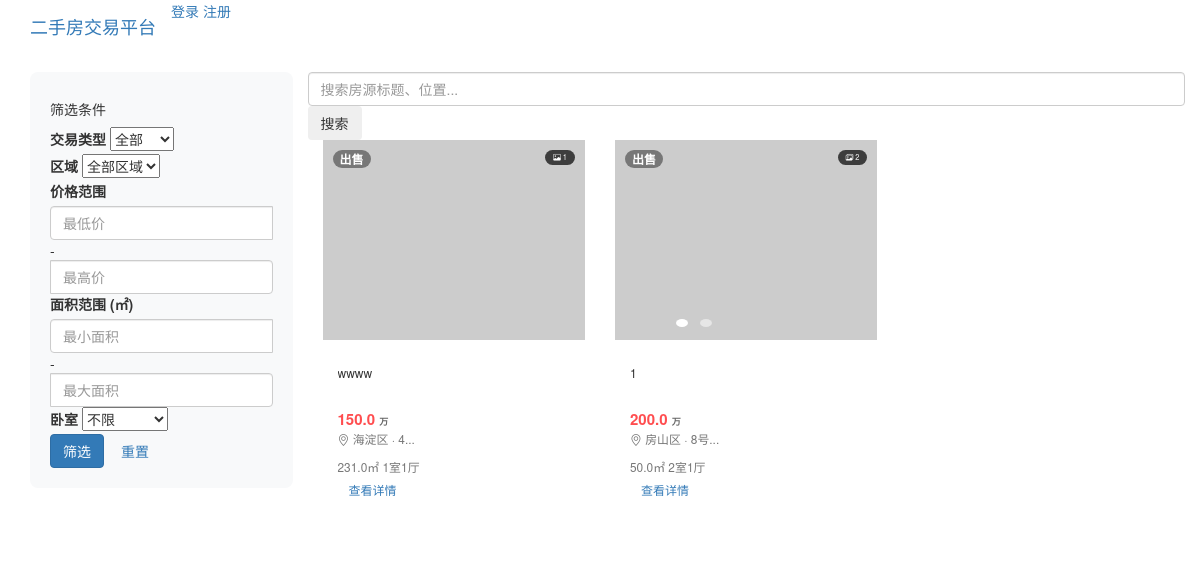
/hourse_list/1, run on the app's committed database.
### hourse_info.py (models this page shows)
class Hourse(db.Model):
    __tablename__ = 'hourse_info'
    id = db.Column(db.Integer, primary_key=True,autoincrement = True)
    title = db.Column(db.String(100))  # 标题
    rooms = db.Column(db.String(100))  # 户型
    area = db.Column(db.String(100))  # 面积
    price = db.Column(db.Float)#
    address = db.Column(db.String(100))  # 地址
    region = db.Column(db.String(100))  # 所在区
    publish_time = db.Column(db.DateTime)
    page_views = db.Column(db.Integer)#浏览量
    desc = db.Column(db.TEXT)#描述
    landlord = db.Column(db.String(100))#房东姓名
    phone_num = db.Column(db.String(100))#电话号码
    district = db.Column(db.String(100)) #区域/行政区
    house_type = db.Column(db.String(50)) #房屋类型:出租
    user_id = db.Column(db.Integer,db.ForeignKey('user_info.id'))
    bedrooms = db.Column(db.Integer)#卧室数量
    living_rooms = db.Column(db.Integer)#客厅数量
    bathrooms = db.Column(db.Integer)#卫生间数量
    floor = db.Column(db.String(20))
    property_type = db.Column(db.String(20))
    decoration = db.Column(db.String(20))
    main_image = db.Column(db.String(20))

### hourse_manager.py (the view)
@hourse_blue.route('/hourse_list/<int:page>')
def hourse_list(page):
    per_page=3
    districts = ['东城区', '西城区', '朝阳区', '海淀区', '丰台区', '石景山区', '通州区', '昌平区',
                 '大兴区', '顺义区', '房山区', '门头沟区', '怀柔区', '平谷区', '密云区', '延庆区']
    district_filter = request.args.get('district')
    min_price = request.args.get('min_price')
    max_price = request.args.get('max_price')
    query = Hourse.query
    if district_filter:
        query = query.filter(Hourse.district == district_filter)
    if min_price:
        query = query.filter(Hourse.price >= float(min_price))
    if max_price:
        query = query.filter(Hourse.price <= float(max_price))
    pagination = query.order_by(Hourse.publish_time.desc()).paginate(page=int(page),per_page=per_page,error_out=False)
    hourses = pagination.items
    filter_values = {'district':district_filter,'min_price':min_price,'max_price':max_price}
    for hourse in hourses:
        if hourse:
            hourse_imgurls=[]
            for imgurl in hourse.main_image.split(','):
                hourse_imgurls.append(url_for('hourse.upload_files',filename=imgurl))
            if len(hourse_imgurls) <=0:
                hourse_imgurls.append(url_for('hourse.upload_files',filename='default.jpg'))
            hourse.image_urls = hourse_imgurls
    return render_template('hourse_list.html',hourses=hourses,pagination=pagination,districts=districts,filter_values=filter_values)

### templates/hourse_list.html (shortened to what this page needs)
<!DOCTYPE html>
<html lang="zh-CN">
<head>
    <link href="../static/bootstrap.min.css" rel="stylesheet">
    <link rel="stylesheet" href="https://cdn.jsdelivr.net/npm/bootstrap-icons@1.7.2/font/bootstrap-icons.css">
</head>
<body>
    <nav class="navbar navbar-expand-lg navbar-dark bg-dark">
        <div class="container">
            <a class="navbar-brand" href="{{ url_for('hourse.hourse_list',page=1) }}">二手房交易平台</a>
            <div class="navbar-nav ms-auto">
                {% if session.user_id %}
                    <span class="navbar-text me-3">欢迎，{{ session.username }}</span>
                    <a class="nav-link" href="{{ url_for('users.logout') }}">退出</a>
                {% else %}
                    <a class="nav-link" href="{{ url_for('users.login') }}">登录</a>
                    <a class="nav-link" href="{{ url_for('users.register') }}">注册</a>
                {% endif %}
            </div>
        </div>
    </nav>
    <div class="container mt-4">
        <div class="row">
            <div class="col-md-3">
                <div class="filter-sidebar">
                    <h5>筛选条件</h5>
                    <form method="get" action="{{ url_for('hourse.hourse_list',page=1) }}">
                        <div class="mb-3">
                            <label class="form-label">交易类型</label>
                            <select name="type" class="form-select">
                                <option value="全部" >全部</option>
                            </select>
                        </div>
                        <div class="mb-3">
                            <label class="form-label">区域</label>
                            <select name="district" class="form-select">
                                <option value="">全部区域</option>
                            </select>
                        </div>
                        <div class="mb-3">
                            <label class="form-label">价格范围</label>
                            <div class="input-group mb-2">
                                <input type="number" name="min_price" class="form-control"
                                       placeholder="最低价" value="{{filter_values.min_price or ''}}">
                                <span class="input-group-text">-</span>
                                <input type="number" name="max_price" class="form-control"
                                       placeholder="最高价" value="{{filter_values.max_price or ''}}">
                            </div>
                        </div>
                        <div class="mb-3">
                            <label class="form-label">面积范围 (㎡)</label>
                            <div class="input-group mb-2">
                                <input type="number" name="min_area" class="form-control"
                                       placeholder="最小面积">
                                <span class="input-group-text">-</span>
                                <input type="number" name="max_area" class="form-control"
                                       placeholder="最大面积" >
                            </div>
                        </div>
                        <div class="mb-3">
                            <label class="form-label">卧室</label>
                            <select name="bedrooms" class="form-select">
                                <option value="">不限</option>
                            </select>
                        </div>
                        <button type="submit" class="btn btn-primary w-100">筛选</button>
                        <a href="{{ url_for('hourse.hourse_list',page=1) }}" class="btn btn-outline-secondary w-100 mt-2">重置</a>
                    </form>
                </div>
            </div>
            <div class="col-md-9">
                <div class="row mb-4">
                    <div class="col-12">
                        <form action="{{ url_for('hourse.search') }}" method="get" class="d-flex">
                            <input type="text" name="q" class="form-control me-2"
                                   placeholder="搜索房源标题、位置..." value="{{ request.args.get('q', '') }}">
                            <button type="submit" class="btn btn-outline-primary">搜索</button>
                        </form>
                    </div>
                </div>
                <div class="row">
                    {% if hourses %}
                        {% for house in hourses %}
                        <div class="col-lg-4 col-md-6">
                            <div class="card house-card">
                                <div class="house-image-container">
                                    {% if house.image_urls|length > 1 %}
                                        <div id="carousel-{{ house.id }}" class="carousel slide">
                                            <div class="carousel-indicators">
                                                {% for i in range(house.image_urls|length) %}
                                                <button type="button"
                                                        data-bs-target="#carousel-{{ house.id }}"
                                                        data-bs-slide-to="{{ i }}"
                                                        {% if i == 0 %}class="active" aria-current="true"{% endif %}
                                                        aria-label="Slide {{ i+1 }}">
                                                </button>
                                                {% endfor %}
                                            </div>
                                            <div class="carousel-inner">
                                                {% for image_url in house.image_urls %}
                                                <div class="carousel-item {% if loop.first %}active{% endif %}">
                                                    <img src="{{ image_url }}"
                                                         class="d-block w-100"
                                                         alt="{{ house.title }} - 图片{{ loop.index }}"
                                                         onerror="this.onerror=null; this.src='https://via.placeholder.com/300x200?text=图片加载失败'">
                                                </div>
                                                {% endfor %}
                                            </div>
                                        </div>
                                        <span class="image-count-badge">
                                            <i class="bi bi-images"></i> {{ house.image_urls|length }}
                                        </span>
                                    {% else %}
                                        <div class="single-image-container">
                                            <img src="{{ house.image_urls[0] if house.image_urls else 'https://via.placeholder.com/300x200?text=暂无图片' }}"
                                                 alt="{{ house.title }}"
                                                 onerror="this.onerror=null; this.src='https://via.placeholder.com/300x200?text=图片加载失败'">
                                        </div>
                                        <span class="image-count-badge">
                                            <i class="bi bi-image"></i> 1
                                        </span>
                                    {% endif %}
                                    <span class="house-type-badge badge {% if house.house_type == '出售' %}bg-danger{% else %}bg-primary{% endif %}">
                                        {{ house.house_type }}
                                    </span>
                                </div>
                                <div class="card-body">
                                    <div class="d-flex justify-content-between align-items-start mb-2">
                                        <h6 class="card-title">{{ house.title }}</h6>
                                        <span class="price">
                                            {{ "%.1f"|format(house.price) }}
                                            <span class="price-unit">
                                                {% if house.house_type == '出售' %}万{% else %}元/月{% endif %}
                                            </span>
                                        </span>
                                    </div>
                                    <p class="card-text text-muted small mb-3">
                                        <i class="bi bi-geo-alt"></i> {{ house.district }} · {{ house.address[:20] }}...
                                    </p>
                                    <div class="d-flex justify-content-between text-muted small mb-3">
                                        <span>{{ house.area }}㎡</span>
                                        <span>{{ house.bedrooms }}室{{ house.living_rooms }}厅</span>
                                    </div>
                                    <a href="{{ url_for('hourse.hourse_detail', house_id=house.id) }}"
                                       class="btn btn-outline-primary btn-sm w-100">查看详情</a>
                                </div>
                            </div>
                        </div>
                        {% endfor %}
                    {% else %}
                        <div class="col-12 text-center py-5">
                            <i class="bi bi-house-x display-1 text-muted"></i>
                            <h4 class="text-muted mt-3">暂无房源</h4>
                            <p class="text-muted">请尝试调整筛选条件</p>
                        </div>
                    {% endif %}
                </div>
            </div>
        </div>
    </div>
</body>
</html>

### templates/hourse_list.html (style rules this page uses)
.house-card { transition: transform 0.2s; margin-bottom: 20px; }
.price { color: #ff4d4f; font-size: 1.5rem; font-weight: bold; }
.price-unit { font-size: 0.9rem; color: #666; }
.filter-sidebar { background-color: #f8f9fa; border-radius: 8px; padding: 20px; }
.house-image-container { position: relative; width: 100%; height: 200px; overflow: hidden; }
.carousel { height: 100%; width: 100%; }
.carousel-inner { height: 100%; width: 100%; }
.carousel-item { height: 100%; width: 100%; }
.carousel-item img { width: 100%; height: 100%; object-fit: cover; }
.carousel-indicators { position: absolute; bottom: 10px; margin: 0; left: 0; right: 0; z-index: 15; }
.carousel-indicators [data-bs-target] { width: 8px; height: 8px; border-radius: 50%; margin: 0 4px; border: none; background-color: rgba(255, 255, 255, 0.5); cursor: pointer; }
.carousel-indicators .active { background-color: white; }
.image-count-badge { position: absolute; top: 10px; right: 10px; background-color: rgba(0, 0, 0, 0.7); color: white; padding: 2px 8px; border-radius: 12px; font-size: 0.75rem; z-index: 10; }
.house-type-badge { position: absolute; top: 10px; left: 10px; z-index: 10; }
.single-image-container { position: relative; width: 100%; height: 100%; }
.single-image-container img { width: 100%; height: 100%; object-fit: cover; }
.card-body { padding: 15px; }
.card-title { margin-bottom: 10px; line-height: 1.4; height: 2.8em; overflow: hidden; display: -webkit-box; -webkit-line-clamp: 2; -webkit-box-orient: vertical; }

### data on the page
Hourse: house_type "出售", title "wwww", price "150.0", shows "万", district "海淀区", address "4", area "231.0", bedrooms "1", living_rooms "1"
Hourse: image_urls|length "2", house_type "出售", title "1", price "200.0", shows "万", district "房山区", address "8号", area "50.0", bedrooms "2", living_rooms "1"
